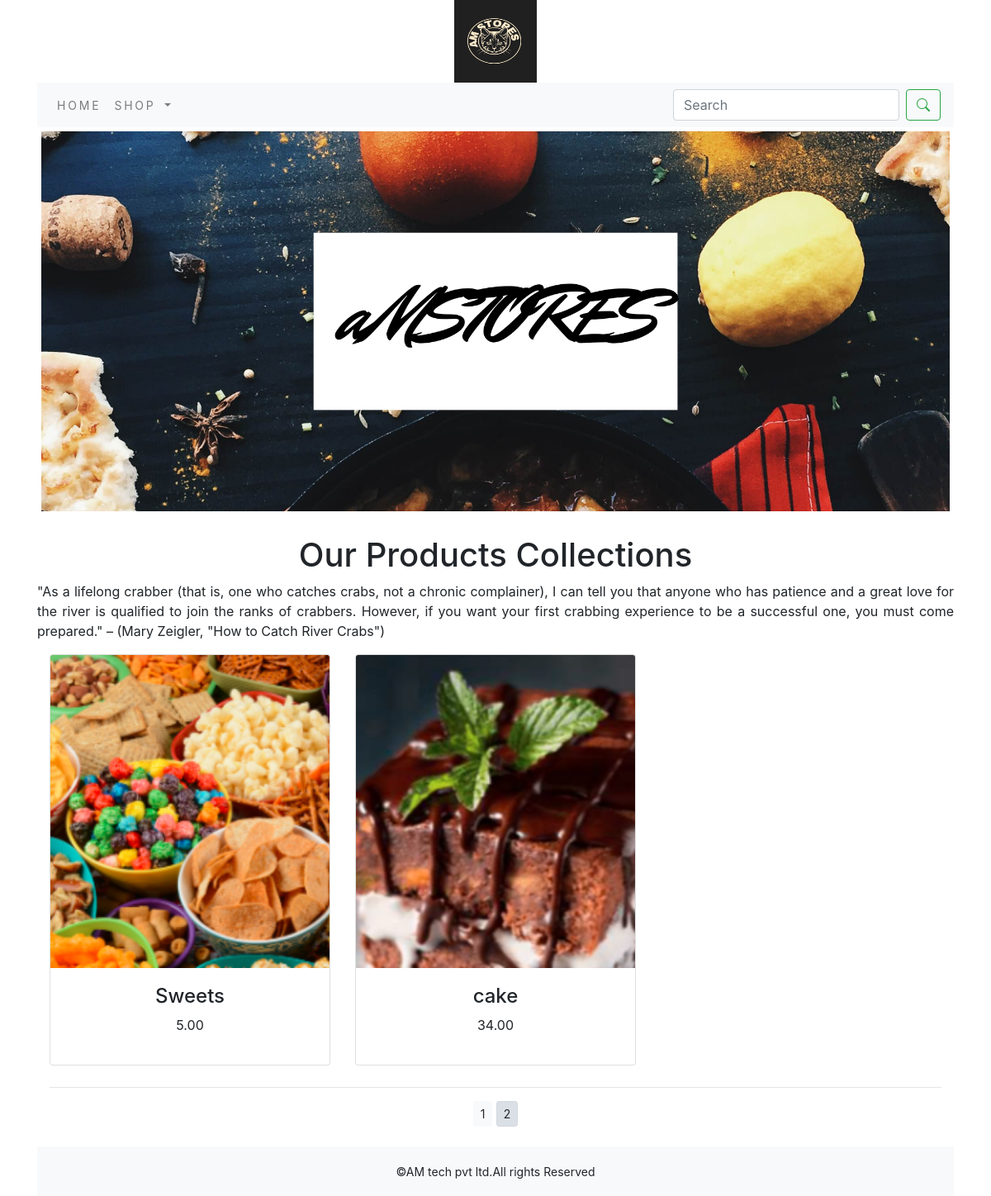
Screenshot of /?page=2 with the database file from the repository.
### ecommerceapp/models.py (models this page shows, shortened)
class Product(models.Model):
    name=models.CharField(max_length=250,unique=True)
    slug=models.SlugField(max_length=250, unique=True)
    description=models.TextField(blank=True)
    price=models.DecimalField(max_digits=10,decimal_places=2)
    category=models.ForeignKey(Category,on_delete=models.CASCADE)
    image=models.ImageField(upload_to='product',blank=True)
    stock=models.IntegerField()
    available=models.BooleanField(default=True)
    created=models.DateTimeField(auto_now_add=True)
    updated=models.DateTimeField(auto_now=True)
    def get_url(self):
        return reverse('ecommerceapp:prodCatdetail', args=[self.category.slug,self.slug])
    class Meta:
        ordering=('name',)
        verbose_name='product'
        verbose_name_plural='products'

### ecommerceapp/views.py (the view)
# urls.py: path('', views.allProdCat, name='allProdCat'),
def allProdCat(request,c_slug=None):
        c_page=None
        products_list=None
        if c_slug!=None:
            c_page=get_object_or_404(Category,slug=c_slug)
            products_list=Product.objects.all().filter(category=c_page,available=True)
        else:
            products_list=Product.objects.all().filter(available=True)
        paginator=Paginator(products_list,6)
        try:
            page=int(request.GET.get('page','1'))
        except:
            page=1
        try:
            products=paginator.page(page)
        except (EmptyPage,InvalidPage):
            products=paginator.page(paginator.num_pages)
        return render(request,"category.html",{'category':c_page,'products':products})

### cart/context_processors.py (called while the page is built)
def counter(request):
    item_count=0
    if 'admin' in request.path:
        return {}
    else:
        try:
            cart=Cart.objects.filter(cart_id=_cart_id(request))
            cart_items=CartItem.objects.all().filter(cart=cart[:1])
            for cart_item in cart_items:
                item_count += cart_item.quantity
        except Cart.DoesNotExist:
            item_count=0
    return dict(item_count=item_count)

### cart/views.py (called while the page is built)
def _cart_id(request):
    cart=request.session.session_key
    if not cart:
        cart=request.session.create()
    return cart

### ecommerceapp/context_processors.py (called while the page is built)
def menu_links(request):
    links=Category.objects.all()
    return dict(links=links)

### ecommerceapp/models.py (called while the page is built)
    def get_url(self):
        return reverse('ecommerceapp:products_by_category',args=(self.slug,))

### template/category.html (shortened to what this page needs)
{% extends 'base.html' %}
{% load static %}
{% block content %}
<div class="mx-auto">
  {% if category %}
        <img class="my_image" src="{{category.image.url}}" alt="{{category.name}}">
</div>
    <br>
<div>
  <h1 class="text-center my-title">{{category.name}}</h1>
  <p class="text-justify">{{category.description}}</p>
</div>
  {% else %}
<div>
        <img class="my_image my_image_padding" src="{% static 'img/banner2.png' %}" alt="Our Products" width="1275px" height="400px">
  </div>
<br>
<div>
  <h1 class="text-center my-title">Our Products Collections</h1>
  <p class="text-justify">"As a lifelong crabber (that is, one who catches crabs, not a chronic complainer), I can tell you that anyone who has patience and a great love for the river is qualified to join the ranks of crabbers. However, if you want your first crabbing experience to be a successful one, you must come prepared."
– (Mary Zeigler, "How to Catch River Crabs")</p>
</div>
{% endif %}
<div class="container">
  <div class="row mx_auto">
    {% for product in products.object_list %}
    <div class="my_bottom_margin col-9 col-sm-12 col-md-4  col-lg-4">
      <div class="card text-center" style="min-width:18rem;">
        <a href="{{ product.get_url }}"><img class="card-img-top my_image" src="{{ product.image.url }}" alt="{{ product.name }}"></a>
        <div class="card-body">
          <h4>{{product.name}}</h4>
          <p>{{product.price}}</p>
        </div>
      </div>
    </div>
    {% endfor %}
  </div>
    <div class="mx-auto">
        {% if products.paginator.num_pages > 1 %}
        <hr>
        <div class="text-center">
            {% for pg in products.paginator.page_range %}
                <a href="?page={{pg}}" class="btn btn-light btn-sm {% if products.number == pg %} active{% endif %}">{{pg}}</a>
        {% endfor %}
        </div>
        {% endif %}
    </div>
    <br>
</div>
{% endblock %}

### static/css/custom.css (style rules this page uses)
.my_image { width:100%; height:auto; }
.my_image_padding { padding:5px; }
.my_bottom_margin { margin-bottom:10px; }

### rows the page displays
Product: image (picture), name "Sweets", price "5.00"
Product: image (picture), name "cake", price "34.00"

### other values shown
{{ pg }} "1" "2"
